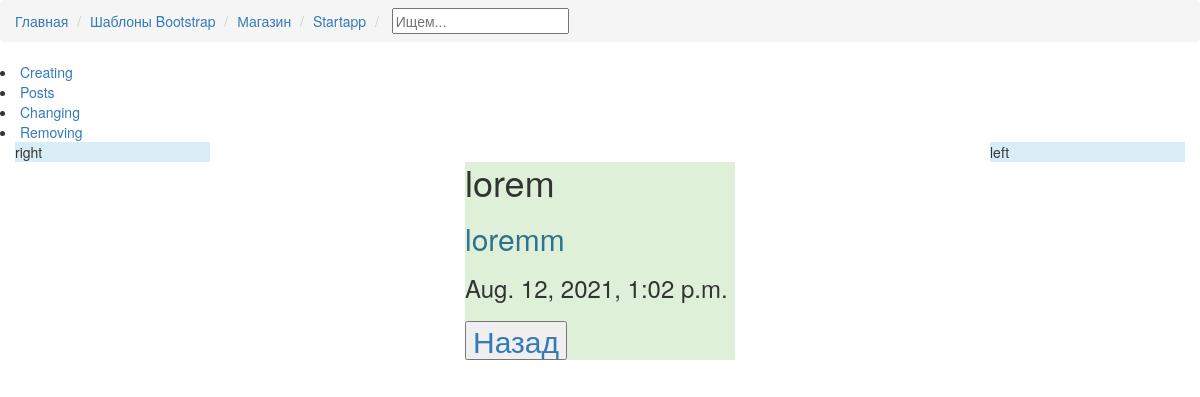
The page /postik/see_posts/detail/20 on the database its author committed.
### Postik/models.py (models this page shows, shortened)
class postmodel(models.Model):
    id = models.AutoField(primary_key=True)
    NamePost = models.CharField(max_length = 100)
    TextPost = models.CharField(max_length = 2000)
    ConfirmId = models.CharField(max_length = 15)
    DatePost = models.DateTimeField(default=datetime.now, blank=True)

### Postik/views.py (the view)
# urls.py: path('see_posts/detail/<int:id>', views.DetailViewDef, name='Detail'),
def DetailViewDef(request, id):
    CurrentPost = postmodel.objects.filter(id=id)
    current_post_list = {
        'CurrentPost': CurrentPost,
    }
    return render(request, 'Postik/detail.html', current_post_list)

### Postik/templates/Postik/detail.html
{% extends 'Postik/wrapper.html' %}
{% block body %}
        {% for i in CurrentPost %}
        <div class='bg-success'>
            <p>
                <h1 class="text-dark">{{ i.NamePost }}</h1>
                <h2 class="text-info">{{ i.TextPost }}</h2>
                <h3>{{ i.DatePost }}</h3>
                <h2 class="text-succes"><a href="/"><button>Назад</button></a></h2>
            </p>
        </div>
        {% endfor %}
{% endblock %}

### rows shown on the page
postmodel: NamePost "lorem", TextPost "loremm", DatePost "Aug. 12, 2021, 1:02 p.m."
